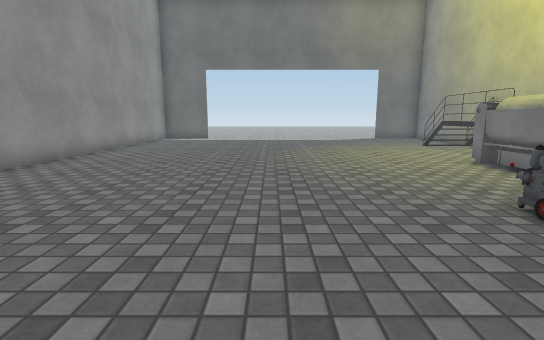
[1] (above)

19 first-person views from a walk through a scene from a Unity 3-D project. The camera is 1.2 m above the floor, tilts 10° down and sees 85° across. The floor is counted in squares, 1 m on a side. Each view is taken from the middle of a square. On the plan, view 1 faces up. The plan holds only what a view shows up to about 13 squares ahead; the rest is blank. The place goes on beyond the plan. The player character is not drawn. Some surface patterns are stand-ins.

[2]
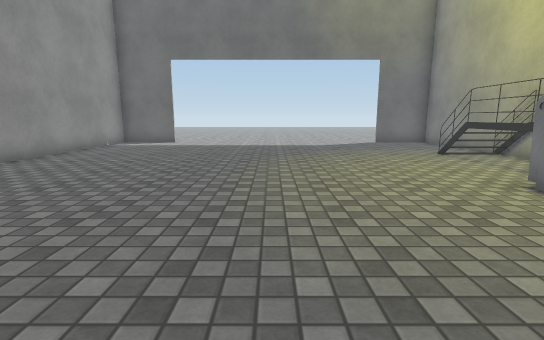

[3]
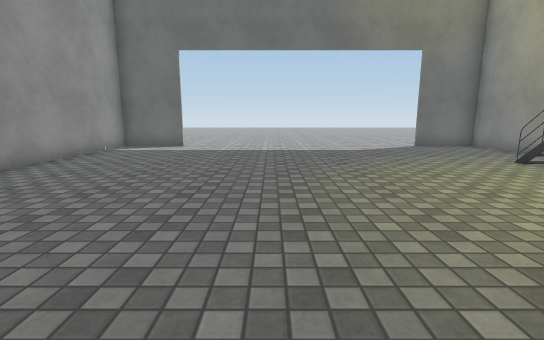

[4]
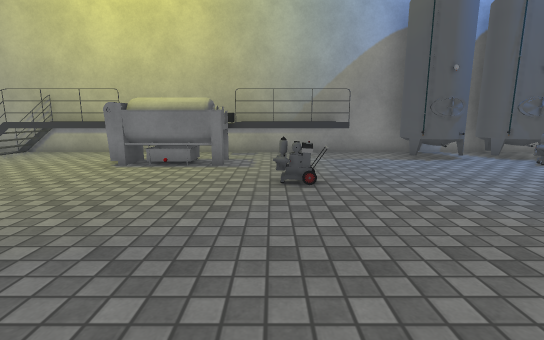

[5]
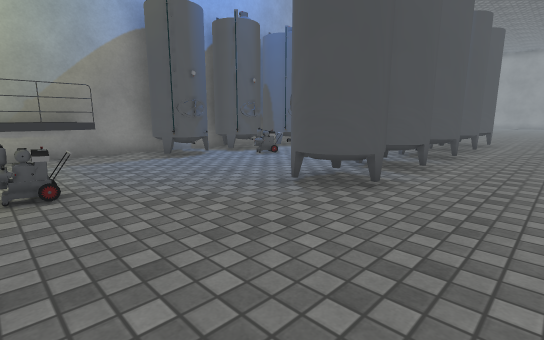

[6]
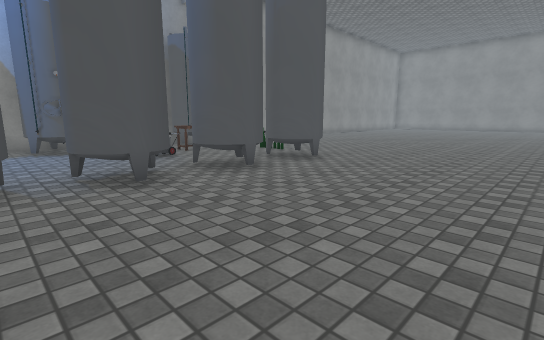

[7]
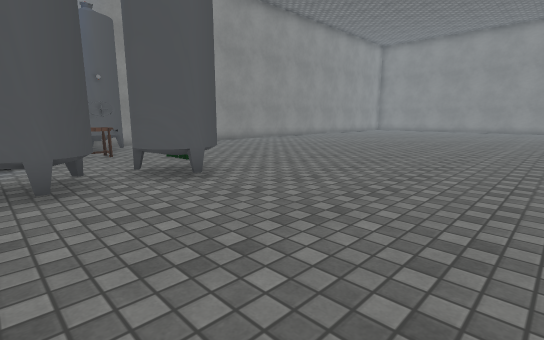

[8]
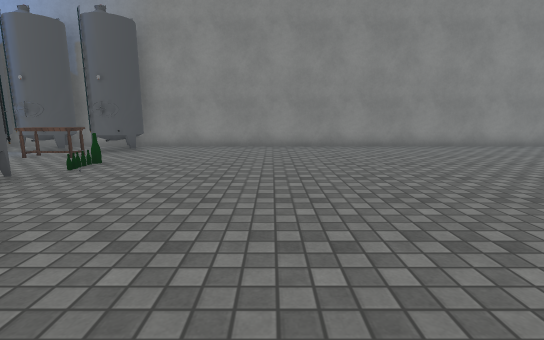

[9]
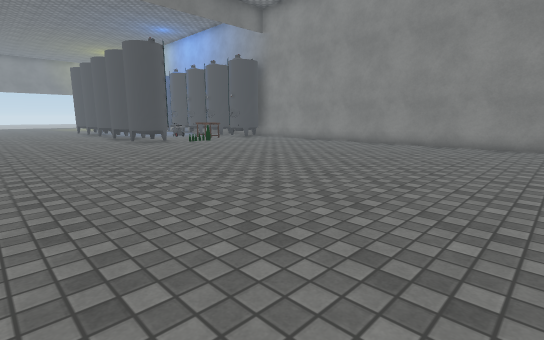

[10]
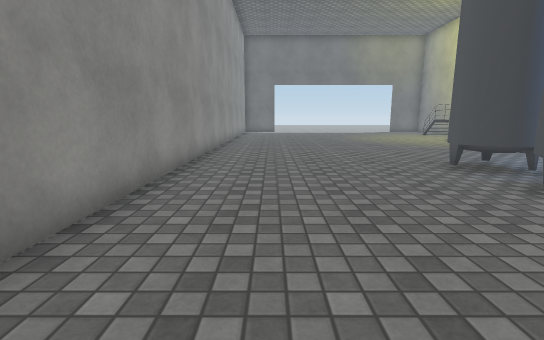

[11]
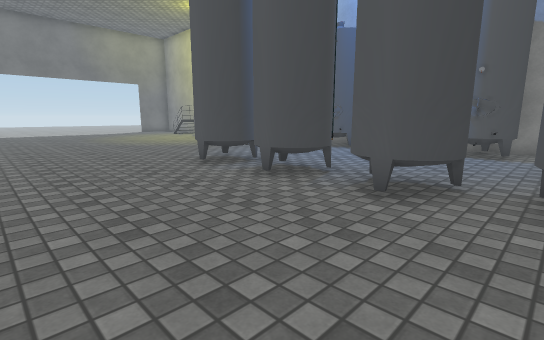

[12]
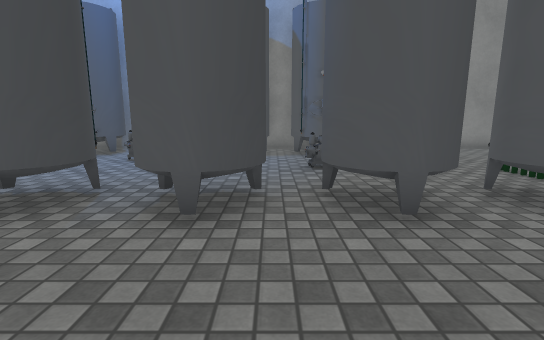

[13]
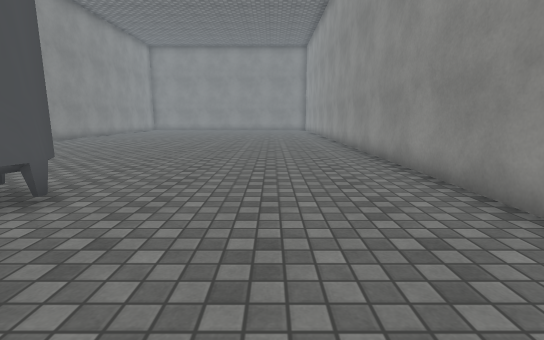

[14]
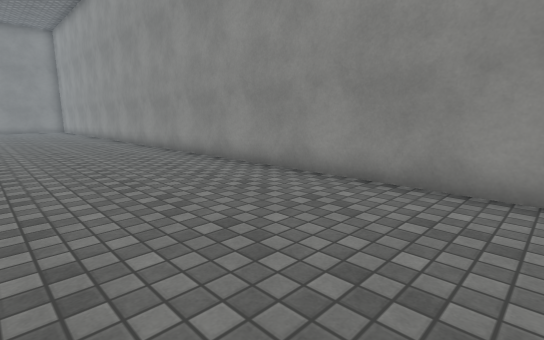

[15]
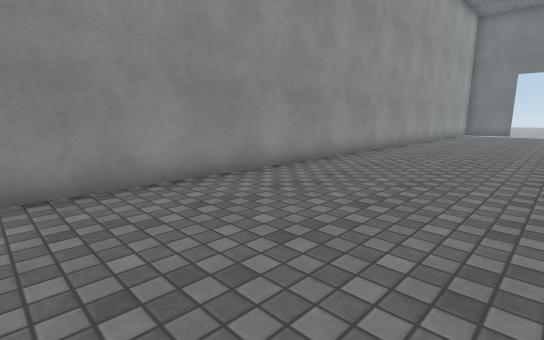

[16]
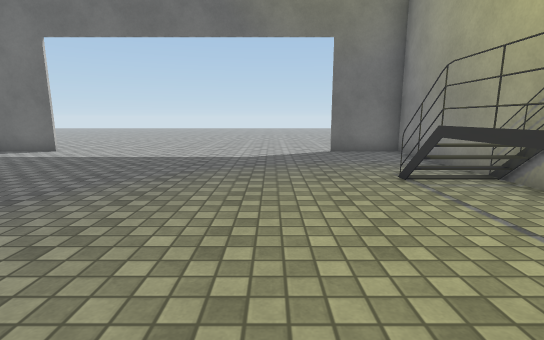

[17]
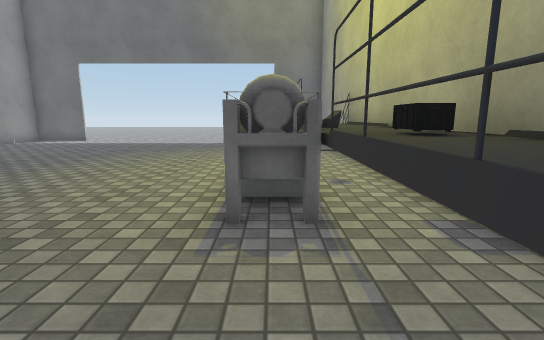

[18]
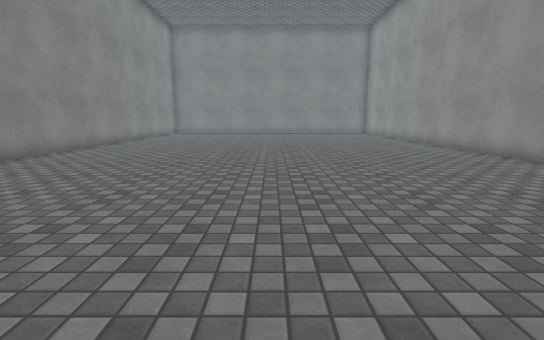

[19]
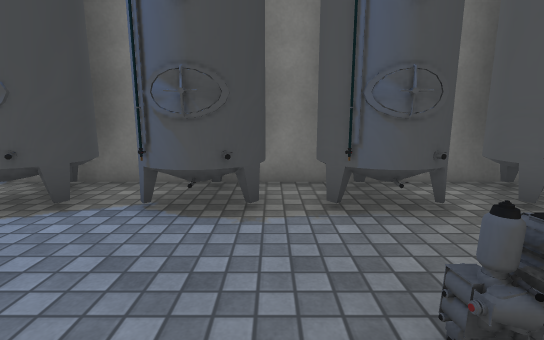

### Floor plan
Key: @ floor where view 1 was taken; # wall or solid block; x gap in a wall; . main floor; : floor 1 m higher than the main floor; / step, stairs or slope; = window, fence, low wall or low ledge; O other object.
Columns run from 6 left of view 1 to 9 right of it. Each row starts with its distance up from view 1.
 19   ...........
 18 ###..........###
 17 #..............#
 16 #..............#
 15 #..............#
 14 #..............#
 13 #...........#..#
 12 #............//#
 11 #............::#
 10 #............::#
  9 #............::#
  8 #...........O/:#
  7 #........... ::#
  6 #........... ::#
  5 #...........#::#
  4 #............::#
  3 #........O...: #
  2 #............=##
  1 #..............#
  0 #.....@......#O#
 -1 #.....O#O...O##
 -2 #......x.....#O
 -3 #......#O...OO#
 -4 #.....O##..O.##
 -5 #......x.....#O
 -6 #.....O#O...O##
 -7 #......#O....#O
 -8 #......##.O..O#
 -9 #.....O#O.OOO##
-10 #......O...OOOO
-11 #.....O#O..OO##
-12 #......#O.O..O##
-13 #..............#
-14 #..............#
-15 #..............#
-16 #..............#
-17 #..............#
-18 #..............#
-19 #..............#
-20 #..............#
-21 #..............#
-22 #..............#
-23 #..............#
-24 #..............#
-25 #..............#
-26 #..............#

Where each view was taken, in squares from view 1:
view 1: 0 up, 0 right, facing up
view 2: 3 up, 1 right, facing up
view 3: 5 up, 0 right, facing up
view 4: 4 up, 2 left, facing right
view 5: 4 up, 2 left, facing down-right
view 6: 4 down, 5 left, facing down-right
view 7: 8 down, 5 left, facing down-right
view 8: 17 down, 4 left, facing right
view 9: 26 down, 5 left, facing up-right
view 10: 8 down, 4 left, facing up
view 11: 8 down, 4 left, facing up-right
view 12: 7 down, 3 left, facing right
view 13: 7 down, 3 left, facing down
view 14: 7 down, 1 left, facing down-left
view 15: 7 down, 1 left, facing up-left
view 16: 7 up, 4 right, facing up
view 17: 2 up, 6 right, facing up
view 18: 13 down, 1 right, facing down
view 19: 7 down, 3 right, facing right
